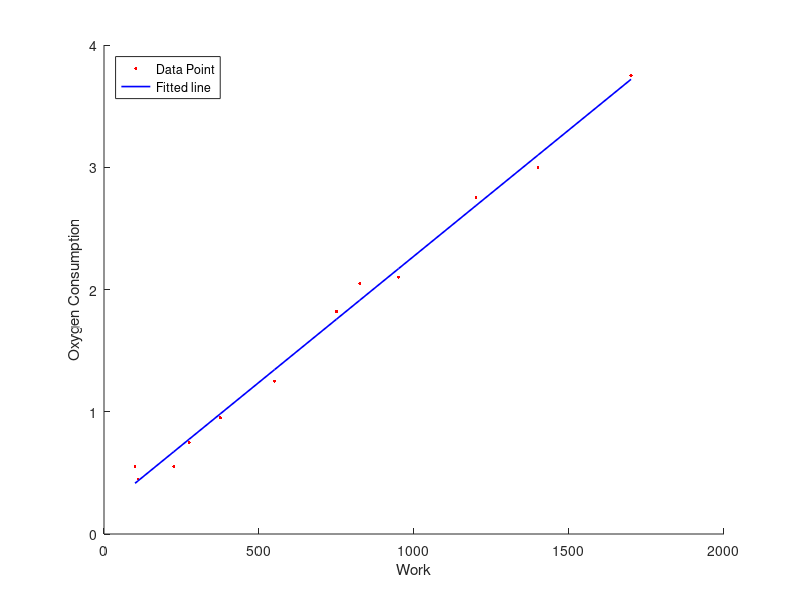

MATLAB code for this plot:
% create a vector X to store the work
X=[100,110,225,275,375,550,750,825,950,1200,1400,1700];

% create the Y vector(oxygen consumption)
Y=[0.55,0.45,0.55,0.75,0.95,1.25,1.82,2.05,2.10,2.75,3.00,3.75];

% the linear regression eqution is y=ax+b
% where a is the slope and b is the inetercept

% the formula for calculating a and b are
% a=sum((x-mean(x))*(y-mean(y))/sum((x-mean(x))^2)
% the intercept is given by 
% b=mean(y)-a*mean(x)

% slope
% .* element by element multiplication
% ./ element by element division
a=sum((X-mean(X)).*(Y-mean(Y)))./sum((X-mean(X)).^2);

% intercept
b=mean(Y)-a*mean(X);

% predicted values of oxygen consumptions
y_pred=a*X+b;

%%%%%%%%%%%%%%%%%%%%%%%%%%%%%%%%%%%%%%%%%%%%%%%%%%%%%%%%%%%%%
% plotting time
hold on % to have multiplt plots on the same figure
plot(X,Y,'.r','MarkerSize',7) % data points

% plot the predicted line
plot(X,y_pred,'-b','LineWidth',1.2)
xlabel('Work')
ylabel("Oxygen Consumption")
legend('Data Point','Fitted line','Location','northwest')
hold off

%%%%%%%%%%%%%%%%%%%%%%%%%%%%%%%%%%%%%%%%%%%%%%%%%%%%%%%%%%%%%%
% calculate the R2 value
% formula:1-sum((y-y_pred)^2)/sum((y-mean(y))^2)
r2=1-sum((Y-y_pred).^2)/sum((Y-mean(Y)).^2);

% num2str converting number to string 
% just for printing purpose only
% [] this will concatenate both strings
disp(['The R2 value is ',num2str(r2)])

%%%%%%%%%%%%%%%%%%%%%%%%%%%%%%%%%%%%%%%%%%%%%%
% the equation for the line

disp(['The equation of the line is y=',num2str(a),'x+',num2str(b)])
